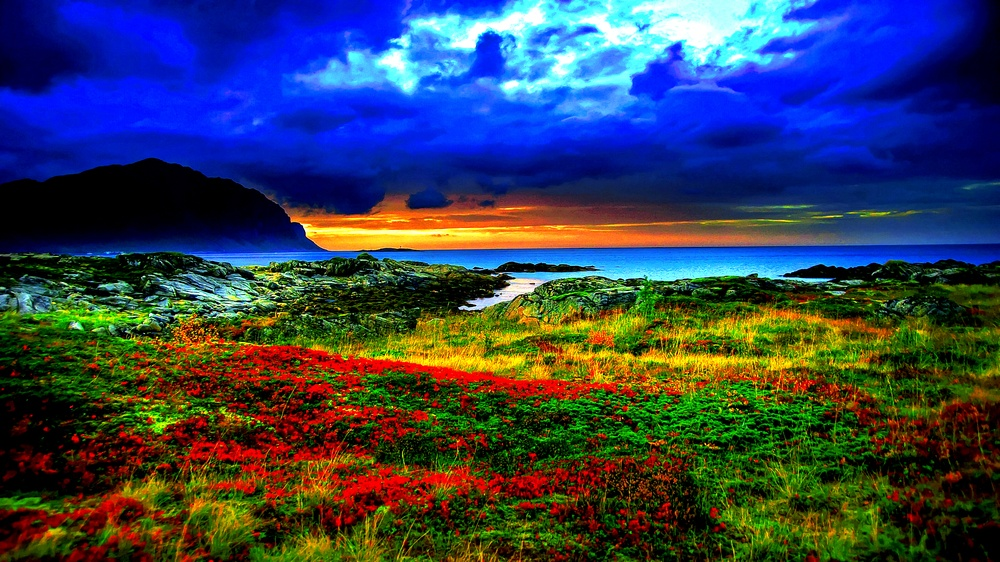
//> input picture Aula-01/images/natureza.jpg, 1000 x 562 px, shrunk from 1920 x 1080 before the run
$ ./canais_mat   (built with g++ and OpenCV 4)
//> lines starting //> are read from the running program, lines starting //| are printed output that depends on the picture
#include <opencv2/opencv.hpp>
#include <iostream>

int main()
{
    // Vamos brincar com uma bela imagem.
    cv::Mat imagem = cv::imread("Aula-01/images/natureza.jpg");
//> imagem is the input picture: 562 rows x 1000 cols, CV_8UC3; mean B, G, R 85.3, 64.4, 52.7
    cv::imshow("Natureza", imagem);
    cv::waitKey(0);

    // Vamos percorrer a imagem e zerar o canal Blue.
    cv::Mat imagem_editada = imagem.clone();
    for (int row = 0; row < imagem_editada.rows; row++)
    {
        for (int col = 0; col < imagem_editada.cols; col++)
        {
            // Estamos pegando o ponteiro para cada pixel na imagem.
            cv::Vec3b &pixel = imagem_editada.at<cv::Vec3b>(row, col);
            // As imagens coloridas estão em BGR, então temos que zerar o
            // primeiro canal.
            pixel[0] = 0;
        }
    }
    cv::imshow("Natureza sem Blue", imagem_editada);
    cv::waitKey(0);

    // Ficou horrivel ne? Essa imagem é muito iluminada, que tal nós reduzirmos
    // um pouco essa exuberância? Podemos retirar um pouco de cor de cada canal.
    imagem_editada = imagem.clone();
    for (int row = 0; row < imagem_editada.rows; row++)
    {
        for (int col = 0; col < imagem_editada.cols; col++)
        {
            // Estamos pegando o ponteiro para cada pixel na imagem.
            cv::Vec3b &pixel = imagem_editada.at<cv::Vec3b>(row, col);
            // Vamos reduzir 60 em cada canal.
            pixel = pixel - cv::Vec3b(60, 60, 60);
        }
    }
    cv::imshow("Natureza mais dark", imagem_editada);
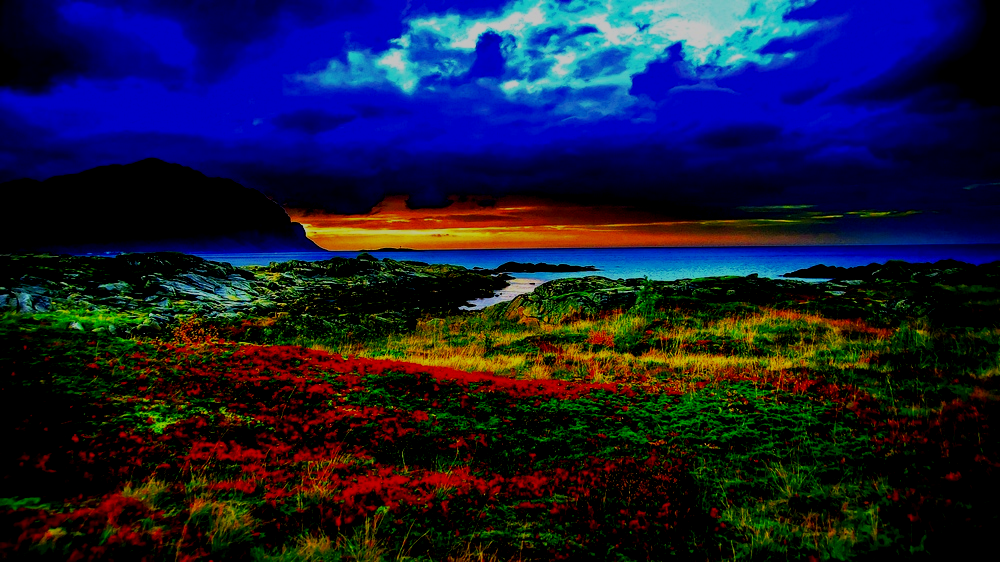
//> window 'Natureza mais dark': 562 rows x 1000 cols, CV_8UC3; mean B, G, R 54.2, 27, 24
    cv::waitKey(0);

    // E se quisermos ver apenas o canal Red? Tipo aquele efeito Sim City.
    imagem_editada = imagem.clone();
    for (int row = 0; row < imagem_editada.rows; row++)
    {
        for (int col = 0; col < imagem_editada.cols; col++)
        {
            cv::Vec3b &pixel = imagem_editada.at<cv::Vec3b>(row, col);
            // Vamos zerar o Blue e o Green.
            pixel[0] = 0;
            pixel[1] = 0;
        }
    }
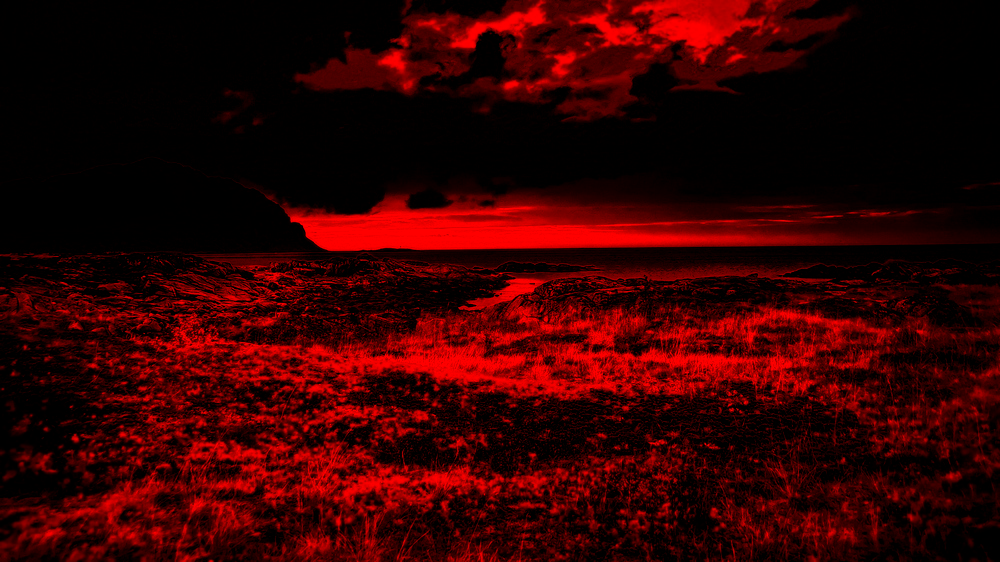
//> imagem_editada: 562 rows x 1000 cols, CV_8UC3; mean B, G, R 0, 0, 52.7
    cv::imshow("Natureza Sim City?", imagem_editada);
    cv::waitKey(0);
    cv::destroyAllWindows();
    // Não ficou parecido com o efeito Sim City, a imagem ficou escura. Fizemos
    // da forma errada, o correto seria transformar a imagem para preto e branco
    // e depois habilitar so a cor vermelha. Existem diversas formas de fazer
    // isso, eu vou mostrar algumas delas.
    imagem_editada = imagem.clone();
    for (int row = 0; row < imagem_editada.rows; row++)
    {
        for (int col = 0; col < imagem_editada.cols; col++)
        {
            cv::Vec3b &pixel = imagem_editada.at<cv::Vec3b>(row, col);
            // O valor grayscale desse pixel pode ser a média dos valores.
            auto media = (pixel[0] + pixel[1] + pixel[2]) / 3;
            // Se a cor vermelha é a mais presente, mantemos a cor do pixel, do
            // contrario deixamos em grayscale.
            if (pixel[2] > pixel[0] && pixel[2] > pixel[1])
                continue;
            pixel[0] = media;
            pixel[1] = media;
            pixel[2] = media;
        }
    }
    cv::imshow("Natureza Sim City 1", imagem_editada);
    cv::waitKey(0);

    // Os tons amarelos/laranja apareceram. Temos que aumentar a margem de
    // presença do vermelho.
    imagem_editada = imagem.clone();
    for (int row = 0; row < imagem_editada.rows; row++)
    {
        for (int col = 0; col < imagem_editada.cols; col++)
        {
            cv::Vec3b &pixel = imagem_editada.at<cv::Vec3b>(row, col);
            // O valor grayscale desse pixel pode ser a média dos valores.
            auto media = (pixel[0] + pixel[1] + pixel[2]) / 3;
            // Se a cor vermelha é a mais presente, mantemos a cor do pixel, do
            // contrario deixamos em grayscale.
            if (pixel[2] > 2 * pixel[0] && pixel[2] > 2 * pixel[1])
                continue;
            pixel[0] = media;
            pixel[1] = media;
            pixel[2] = media;
        }
    }
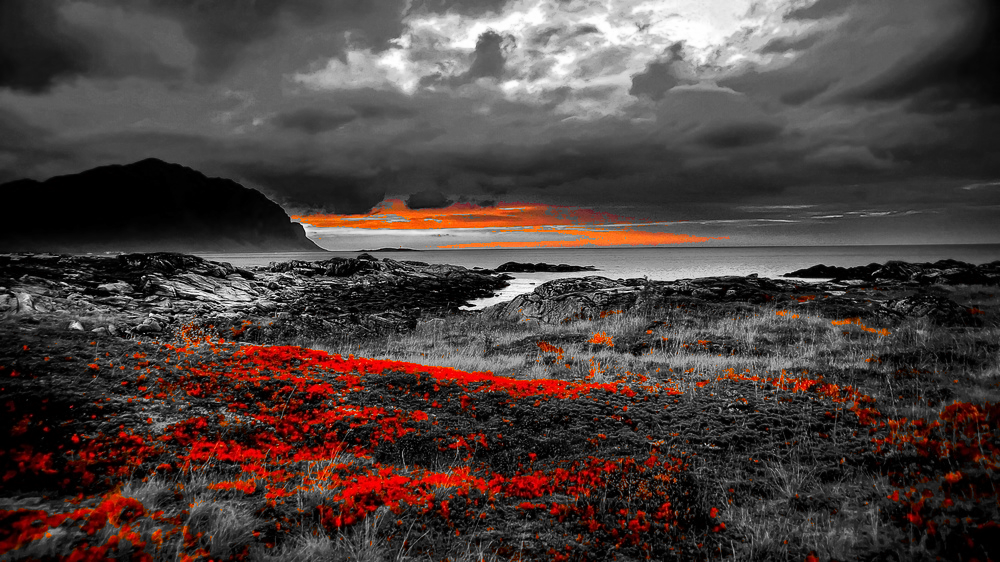
//> imagem_editada: 562 rows x 1000 cols, CV_8UC3; mean B, G, R 61.6, 64.1, 75.9
    cv::imshow("Natureza Sim City 2", imagem_editada);
    cv::waitKey(0);
    cv::destroyAllWindows();

    // Se queremos mexer nos canais, podemos fazer isso com os ponteiros para
    // os pixels, mas existe uma forma muito mais rápida de fazer isso. Por
    // exemplo, como zerar o canal Red.
    std::vector<cv::Mat> bgr;
    cv::split(imagem, bgr);
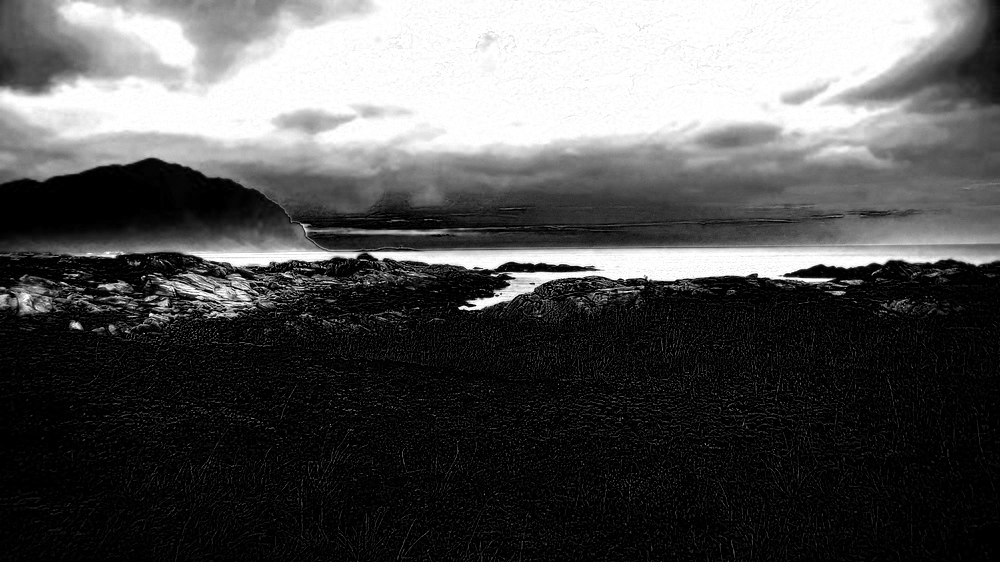
//> bgr[0]: 562 rows x 1000 cols, CV_8UC1; min 0, max 255, mean 85.3
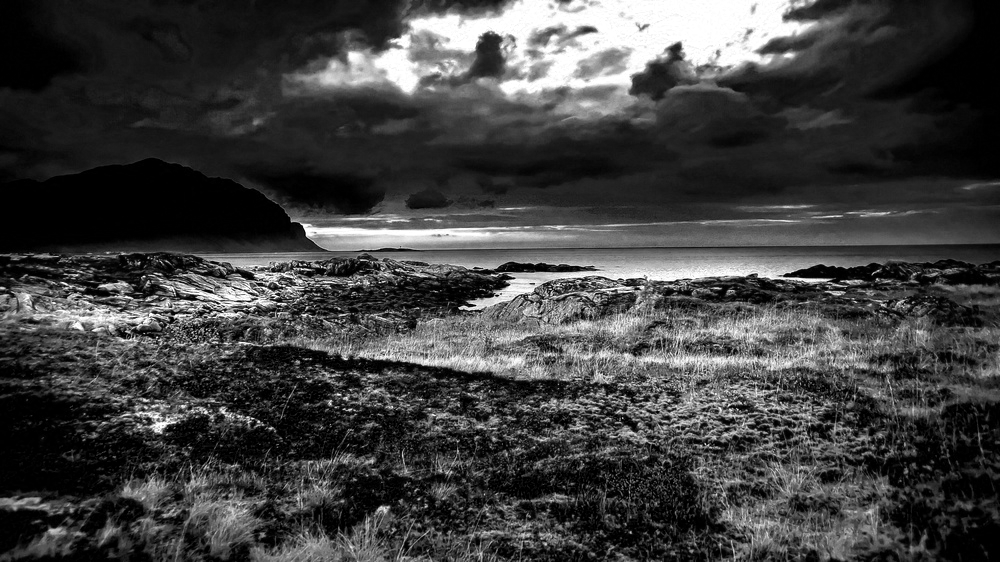
//> bgr[1]: 562 rows x 1000 cols, CV_8UC1; min 0, max 255, mean 64.4
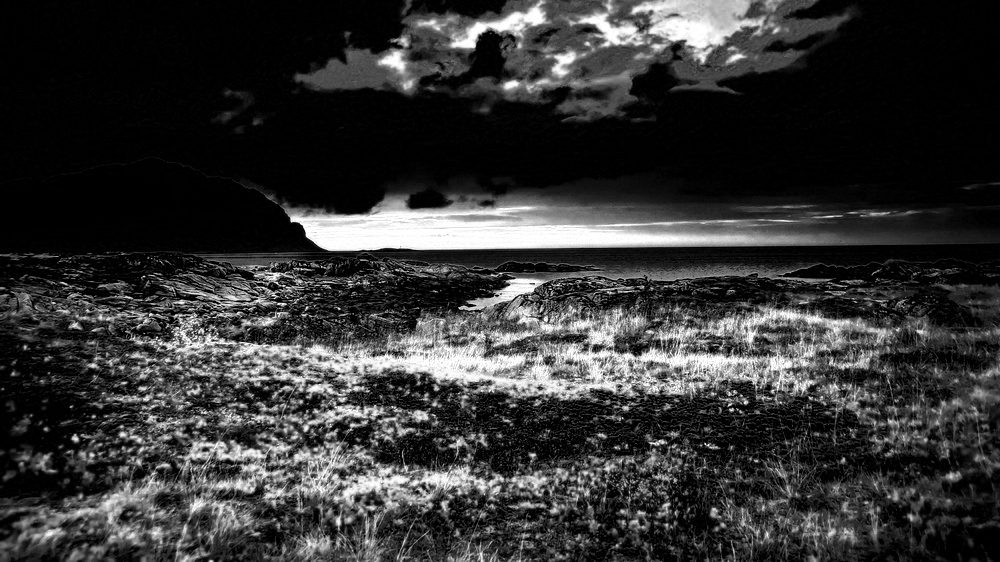
//> bgr[2]: 562 rows x 1000 cols, CV_8UC1; min 0, max 255, mean 52.7
    // brg[0] = Mat com os valores do canal Blue.
    // brg[1] = Mat com os valores do canal Green.
    // brg[2] = Mat com os valores do canal Red.
    bgr[2] *= 0; // Zeramos o Red.
//> bgr[2]: 562 rows x 1000 cols, CV_8UC1; every value is 0
    // Agora é só montar a imagem novamente.
    cv::merge(bgr, imagem_editada);
    cv::imshow("Natureza sem Red", imagem_editada);
    cv::waitKey(0);

    // Podemos trocar a ordem dos canais e criar uma imagem muito louca.
    cv::split(imagem, bgr);
    cv::Mat aux = bgr[0].clone();
    bgr[0] = bgr[1].clone();
    bgr[1] = aux.clone();
    cv::merge(bgr, imagem_editada);
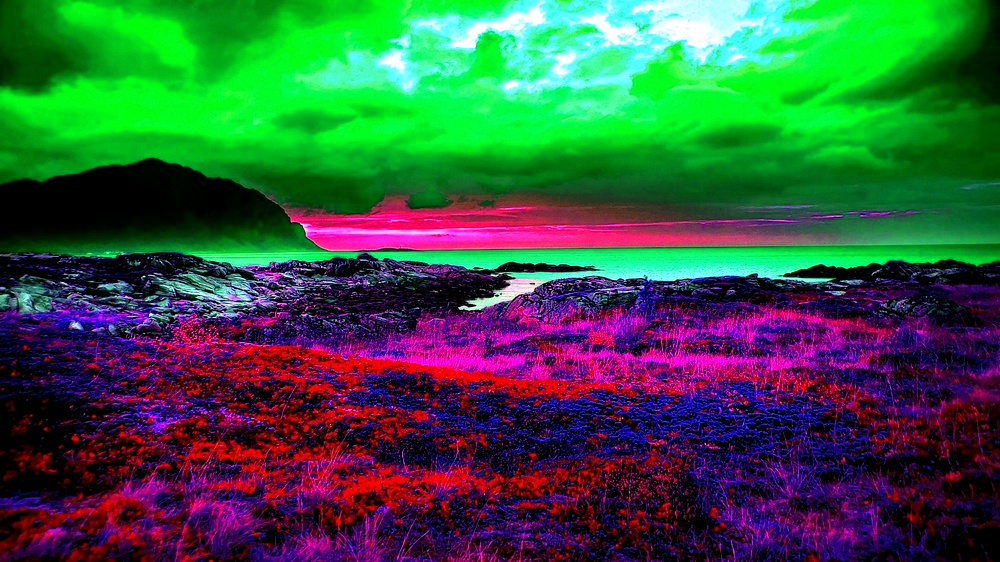
//> imagem_editada: 562 rows x 1000 cols, CV_8UC3; mean B, G, R 64.4, 85.3, 52.7
    cv::imshow("Natureza dois canais trocados", imagem_editada);
    cv::waitKey(0);

    return 0;
}

$ run again, with Aula-01/images/pessoa1.jpeg copied over Aula-01/images/natureza.jpg
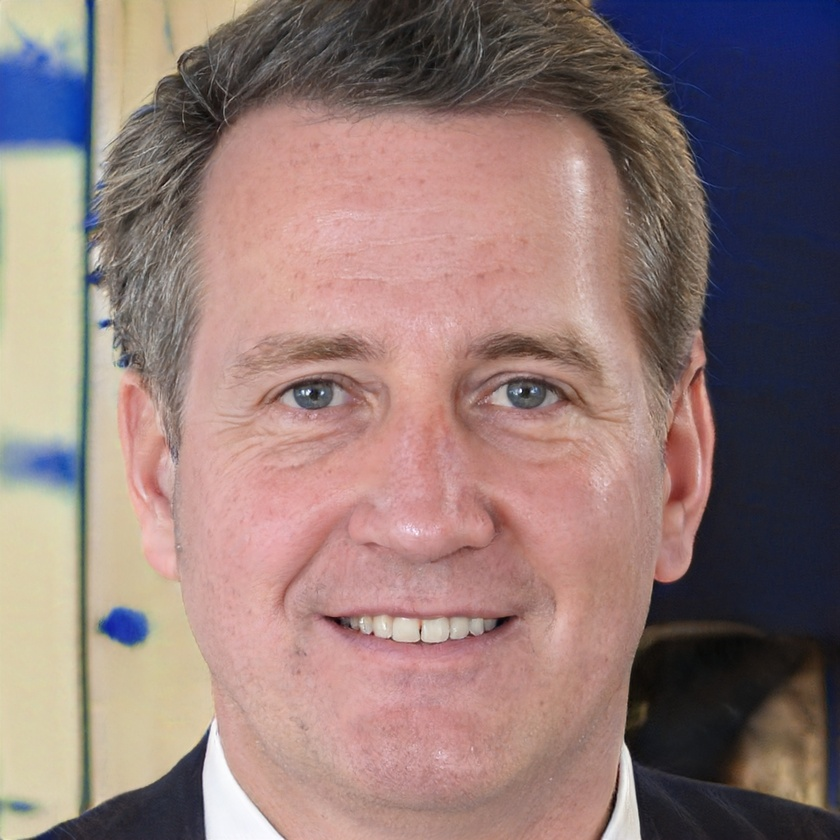
//> input picture Aula-01/images/pessoa1.jpeg, 840 x 840 px, shrunk from 1024 x 1024 before the run
//> imagem is the input picture: 840 rows x 840 cols, CV_8UC3; mean B, G, R 118.5, 121.8, 145.4
//> after the loop `for (int row = 0; row < imagem_editada.rows; row++)`:
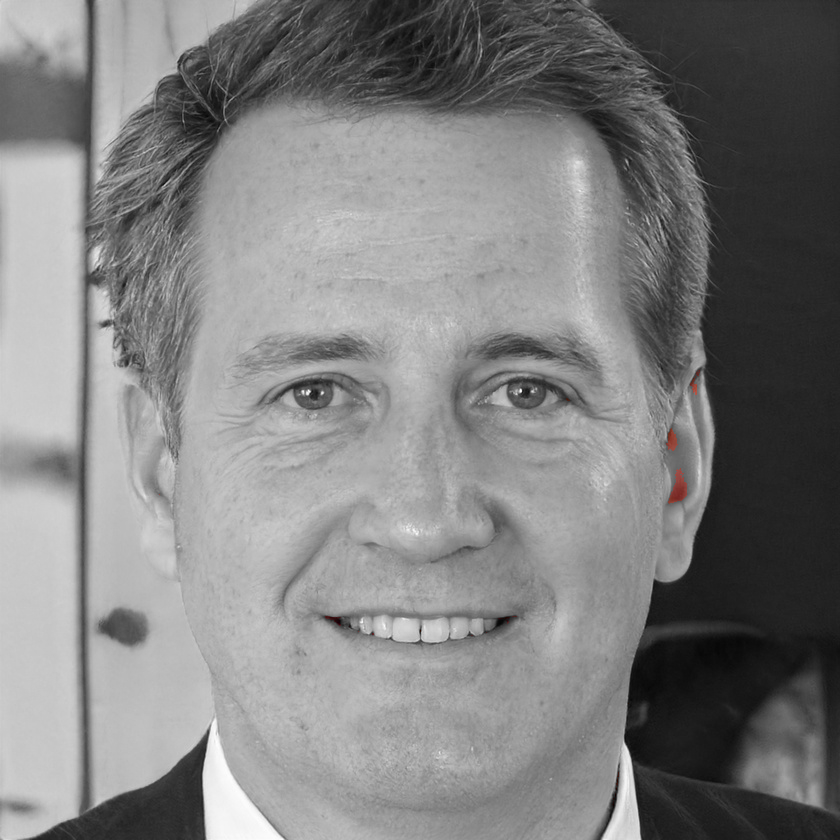
//> imagem_editada: 840 rows x 840 cols, CV_8UC3; mean B, G, R 128.2, 128.2, 128.3
//> `cv::merge(bgr, imagem_editada);`:
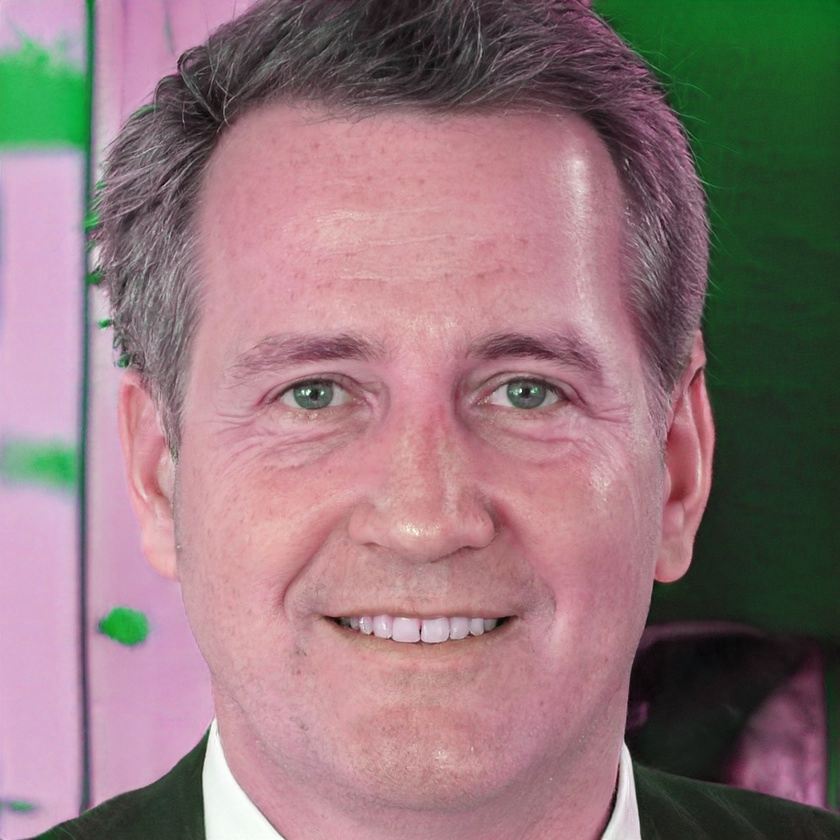
//> imagem_editada: 840 rows x 840 cols, CV_8UC3; mean B, G, R 121.8, 118.5, 145.4
